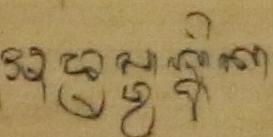
#> input picture n.jpg, 273 x 137 px
$ jupyter execute --allow-errors line_segmentation.ipynb   (shell and % lines are left out)
#> lines starting #> are read from the running program, lines starting #| are printed output that depends on the picture; after the words box and inside, x2 and y2 are one past the last pixel; in counts of white or black regions, pixels touching at a corner belong together
<a href="https://colab.research.google.com/github/subhrajyotidasgupta/barc_projects/blob/master/line_segmentation.ipynb" target="_parent"></a>

[cell 1]
import cv2
import numpy as np
from matplotlib import pyplot as plt
from matplotlib.patches import Rectangle
import os

[cell 2]
filename = './n.jpg'

# Load in Grayscale
img = cv2.imread(filename)
#> img is the input picture: shape (137, 273, 3); mean B, G, R 90.5, 138.6, 161.8
#img = img[720:2780, 100:3000]

# The underlying representation is a numpy array!
print(img)
#> (printed output is left out)
try:
    plt.figure(figsize=(10,10))
    plt.imshow(img)
    plt.show()
except:
    pass

[cell 3]
# [6 lines of commented-out code are left out]
gray = cv2.cvtColor(img,cv2.COLOR_BGR2GRAY)
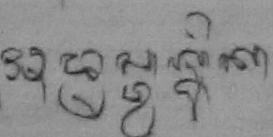
#> gray: shape (137, 273); min 32, max 164, mean 140.1
plt.figure(figsize=(10,10))
plt.imshow(gray)

[cell 4]
#binary
ret,thresh = cv2.threshold(gray,130,220,cv2.THRESH_BINARY_INV)
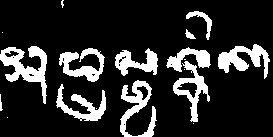
#> thresh: shape (137, 273); values 0 (black) and 220 (white), 16.9% white; 18 white regions (7 under 20 px)
plt.figure(figsize=(10,10))
plt.imshow(thresh, cmap='gray', vmax=1, vmin=0)

[cell 5]
#dilation
kernel = np.ones((1,1), np.uint8)
img_dilation = cv2.dilate(thresh, kernel, iterations=1)
plt.figure(figsize=(10,10))
plt.imshow(img_dilation, cmap='gray', vmax=1, vmin=0)

[cell 6]
#find contours
ctrs, hier = cv2.findContours(img_dilation, cv2.RETR_EXTERNAL, cv2.CHAIN_APPROX_SIMPLE)
#> ctrs = 18 contours, 8 with area under 20; largest, box (x1, y1, x2, y2) and area: (0, 46, 47, 104) 998, (120, 80, 157, 137) 794, (173, 61, 210, 122) 756, (218, 44, 270, 79) 722, (59, 48, 105, 82) 625

#sort contours
sorted_ctrs = sorted(ctrs, key=lambda ctr: cv2.boundingRect(ctr)[0])
#> sorted_ctrs has the same summary as ctrs

plt.figure(figsize=(15,15))
current_axis = plt.gca()

lst = []

for i, ctr in enumerate(sorted_ctrs):
    sub_list = []
    # Get bounding box
    x, y, w, h = cv2.boundingRect(ctr)
    sub_list.append(y)
    sub_list.append(x)
    sub_list.append(w)
    sub_list.append(h)

    # Getting ROI
    #roi = img[y:y+h, x:x+w]

    lst.append(sub_list)

    # show ROI
    #plt.imshow(roi)
    current_axis.add_patch(Rectangle((x, y), w, h, edgecolor = 'g', fill=False, linewidth=1))
#> this loop made 18 passes
#> (x, y, w, h) on passes 1 to 12: (0, 94, 3, 17), (0, 46, 47, 58), (2, 32, 1, 1), (7, 117, 1, 1), (56, 84, 50, 37), (59, 48, 46, 34), (61, 0, 3, 8), (96, 108, 1, 1), (115, 48, 43, 28), (120, 80, 37, 57), (166, 47, 45, 25), (173, 61, 37, 61)
#> (ctr, x, y, w, h) on pass 14: ([[184, 59], [185, 59]], 184, 59, 2, 1)
#> after the loop, lst = 18 items, first 6: [94, 0, 3, 17], [46, 0, 47, 58], [32, 2, 1, 1], [117, 7, 1, 1], [84, 56, 50, 37], [48, 59, 46, 34]

    # [6 lines of commented-out code are left out]
plt.imshow(img)
#cv2.waitKey(0)
plt.show()
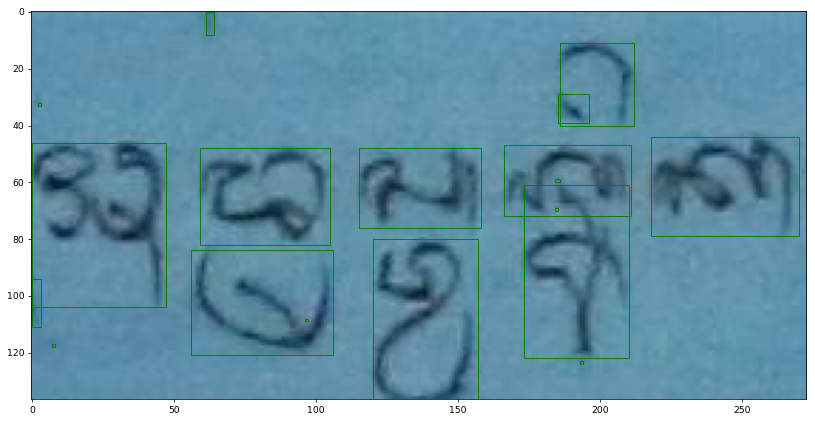
#> figure drawn by matplotlib, 1 panel; B, G, R data is drawn as R, G, B

[cell 7]
lst.sort()
filename = 'hello'
os.mkdir(filename)

for i in range(len(lst)):
    print("i" + str(i))
    cv2.imwrite(filename[:-4] + '/' + filename[:-4] + '-'+ str(i) + '.jpg',
                  img[lst[i][0]: lst[i][0] + lst[i][3], lst[i][1]: lst[i][1] + lst[i][2]])
#> this loop made 18 passes
#| i0
#| i1
#| i2
#| i3
#| i4
#| i5
#| i6
#| i7
#> (further printed lines are left out)
#> pass 2, `cv2.imwrite(filename[:-4] + '/' + filename[:-4] + '-'+ str(i) + '.jpg'..`:
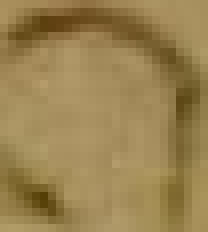
#> saved as h-1.jpg: shape (29, 26, 3) (shown 8 times larger); mean B, G, R 80.3, 130.6, 154.3

[cell 8]
#ROUGH

roi = img[750:2750, 100:3000]
#> roi = empty array

# show ROI

plt.figure(figsize=(10,10))
#> (the rest of this cell did not finish here and is left out)
